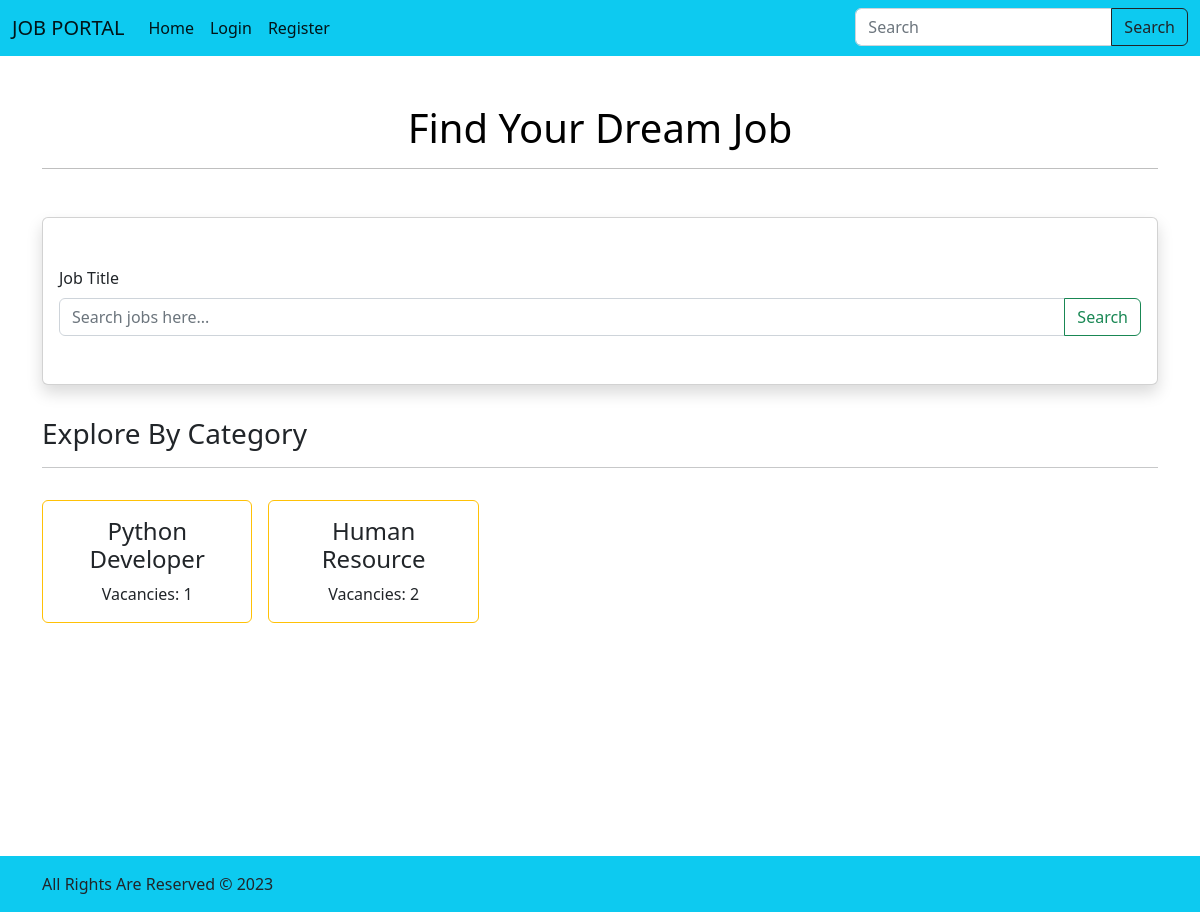
The page / on the database its author committed.
### core/models.py (models this page shows, shortened)
class Category(models.Model):
    name = models.CharField(max_length=64)
    no_of_vacancy = models.IntegerField()
    image = models.ImageField(
        upload_to="core/category/image/", default="default/logo.png"
    )
    parent = models.ForeignKey("self", on_delete=models.CASCADE, blank=True, null=True)

### core/views.py (the view)
# urls.py: path("", views.HomeView.as_view(),name="home"),
class HomeView(views.TemplateView):
    template_name = "core/home.html"
    def get_context_data(self, **kwargs):
        context = super().get_context_data(**kwargs)
        catergories = models.Category.objects.all()
        context["categories"] = catergories
        context.update(common_data)
        return context

### templates/core/home.html (shortened to what this page needs)
{% extends 'base.html' %} {% block content %}
<div class="container-lg d-flex flex-column gap-3 py-lg-5 py-3 min-vh-100">
  <div class="row text-black text-center mb-3">
    <div class="col">
      <h1>Find Your Dream Job</h1>
      <hr />
    </div>
  </div>
  <div class="row mb-3">
    <div class="col">
      <div class="card card-body shadow py-lg-5 py-3 overflow-hidden">
        <form
          action="{% url 'core:search' %}"
          class="d-flex"
          method="get"
          role="search"
        >
          <div class="form-group w-100">
            <label for="id_job_search" class="form-label">Job Title</label>
            <div class="input-group">
              <input
                class="form-control"
                type="search"
                name="keyword"
                placeholder="Search jobs here..."
                aria-label="Search"
                id="id_job_search"
              />
              <button class="btn btn-outline-success" type="submit">
                Search
              </button>
            </div>
          </div>
        </form>
      </div>
    </div>
  </div>
  <div class="row">
    <div class="col">
      <h3>Explore By Category</h3>
      <hr />
    </div>
  </div>
  <div class="row row-cols-lg-5 row-cols-1 g-3">
    {% for category in categories %}
    <div class="col">
      <a
        href="{% url 'core:jobpost_list_by_category' category.id %}"
        class="link"
      >
        <div class="card text-center border-warning">
          <div class="card-body">
            <h4 class="card-title">{{category.name}}</h4>
            <p class="card-text">Vacancies: {{category.no_of_vacancy}}</p>
          </div>
        </div>
      </a>
    </div>
    {% empty%}
    <div class="col">
      <div class="card_body">
        <h5 class="card-title">No category found!</h5>
      </div>
    </div>
    {% endfor %}
  </div>
</div>
{% endblock content %}

### static/css/style.css (style rules this page uses)
.link { color: inherit; text-decoration: none; transition: all 0.5s ease-in-out; }

### rows shown on the page
Category: name "Python Developer", no_of_vacancy "1"
Category: name "Human Resource", no_of_vacancy "2"
